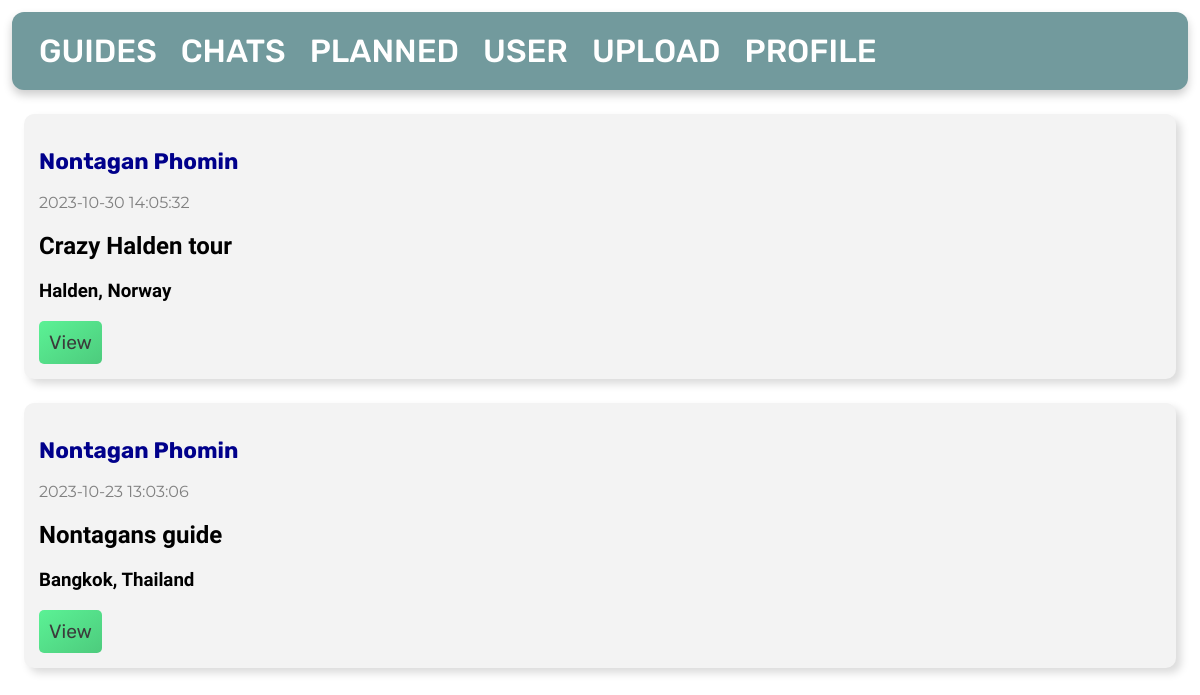
Before: / with the older database file.
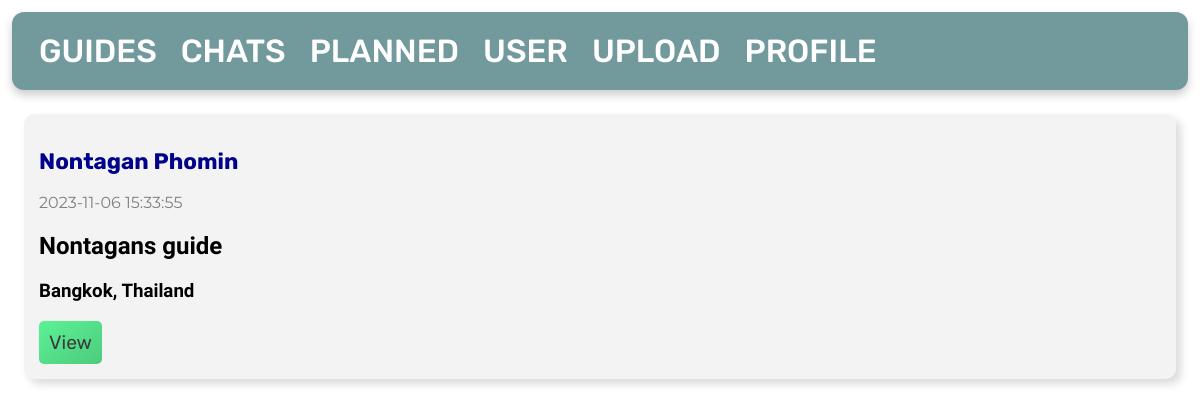
After: the same page with the newer database file.
### tables this page shows
CREATE TABLE posts
(
    id       INTEGER PRIMARY KEY AUTOINCREMENT,
    byUser   INTEGER,
    created  TIMESTAMP NOT NULL DEFAULT CURRENT_TIMESTAMP,
    title    TEXT      NOT NULL,
    content  TEXT      NOT NULL,
    country  TEXT      NOT NULL,
    city     TEXT      NOT NULL,
    language TEXT,
    price    INTEGER   NOT NULL,
    FOREIGN KEY (byUser) REFERENCES user (id)
);

CREATE TABLE user
(
    id        INTEGER PRIMARY KEY AUTOINCREMENT,
    firstname TEXT NOT NULL,
    lastname  TEXT NOT NULL,
    age       INTEGER,
    country   TEXT
);

### app.py (the view)
@app.route('/')
def index():
    global user_id
    conn = get_db_connection()
    posts = conn.execute('SELECT * FROM posts, user WHERE NOT byUser = ? AND user.id = byUser ORDER BY posts.id DESC',
                         (user_id,)).fetchall()
    conn.close()
    return render_template('index.html', posts=posts)

### app.py (called while the page is built)
def get_db_connection():
    conn = sqlite3.connect('database.db')
    conn.row_factory = sqlite3.Row
    return conn

### templates/index.html
{% extends 'base.html' %}
{% block content %}
    {% for post in posts %}
        <div class='post'>
            <h3>
                <a id="profile"
                   href="{{ url_for('viewProfile', id=post['id'], u=post['byUser']) }}">{{ post['firstname'] }} {{ post['lastname'] }}</a>
            </h3>
            <p id="date">{{ post['created'] }}</p>
            <h2>{{ post['title'] }}</h2>
            <h3>{{ post['city'] }}, {{ post['country'] }}</h3>
            <a href="{{ url_for('view', id=post['id']) }}">View</a>
        </div>
    {% endfor %}
{% endblock %}

Changed rows visible on the page:
removed posts: firstname "Nontagan", lastname "Phomin", created "2023-10-30 14:05:32", title "Crazy Halden tour", city "Halden", country "Norway"
changed posts "Nontagans guide": created "2023-10-23 13:03:06" → "2023-11-06 15:33:55"
